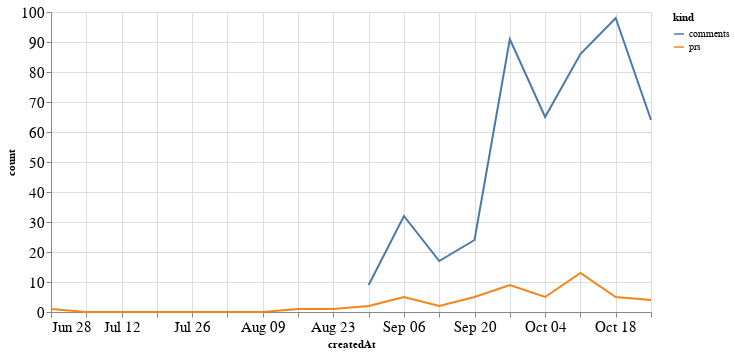

Notebook code for this chart:
### Code cell
alt.Chart(total_time, width=600).mark_line().encode(
    x='createdAt',
    y='count',
    color='kind'
)

### Figure 1 — Vega-Lite specification as saved in the notebook (floating-point values rounded to 4 significant figures)
{"config": {"axisLeft": {"labelFontSize": 15}, "axisBottom": {"labelFontSize": 15}}, "data": {"name": "data-5e89447359ec896c10b063dc82fcf599"}, "mark": "line", "encoding": {"color": {"type": "nominal", "field": "kind"}, "x": {"type": "temporal", "field": "createdAt"}, "y": {"type": "quantitative", "field": "count"}}, "width": 600, "$schema": "https://vega.github.io/schema/vega-lite/v4.8.1.json", "datasets": {"data-5e89447359ec896c10b063dc82fcf599": [{"createdAt": "2020-06-28T00:00:00", "kind": "prs", "count": 1.0}, {"createdAt": "2020-07-05T00:00:00", "kind": "prs", "count": 0.0}, {"createdAt": "2020-07-12T00:00:00", "kind": "prs", "count": 0.0}, {"createdAt": "2020-07-19T00:00:00", "kind": "prs", "count": 0.0}, {"createdAt": "2020-07-26T00:00:00", "kind": "prs", "count": 0.0}, {"createdAt": "2020-08-02T00:00:00", "kind": "prs", "count": 0.0}, {"createdAt": "2020-08-09T00:00:00", "kind": "prs", "count": 0.0}, {"createdAt": "2020-08-16T00:00:00", "kind": "prs", "count": 1.0}, {"createdAt": "2020-08-23T00:00:00", "kind": "prs", "count": 1.0}, {"createdAt": "2020-08-30T00:00:00", "kind": "prs", "count": 2.0}, {"createdAt": "2020-09-06T00:00:00", "kind": "prs", "count": 5.0}, {"createdAt": "2020-09-13T00:00:00", "kind": "prs", "count": 2.0}, {"createdAt": "2020-09-20T00:00:00", "kind": "prs", "count": 5.0}, {"createdAt": "2020-09-27T00:00:00", "kind": "prs", "count": 9.0}, {"createdAt": "2020-10-04T00:00:00", "kind": "prs", "count": 5.0}, {"createdAt": "2020-10-11T00:00:00", "kind": "prs", "count": 13.0}, {"createdAt": "2020-10-18T00:00:00", "kind": "prs", "count": 5.0}, {"createdAt": "2020-10-25T00:00:00", "kind": "prs", "count": 4.0}, {"createdAt": "2020-06-28T00:00:00", "kind": "comments", "count": null}, {"createdAt": "2020-07-05T00:00:00", "kind": "comments", "count": null}, {"createdAt": "2020-07-12T00:00:00", "kind": "comments", "count": null}, {"createdAt": "2020-07-19T00:00:00", "kind": "comments", "count": null}, {"createdAt": "2020-07-26T00:00:00", "kind": "comments", "count": null}, {"createdAt": "2020-08-02T00:00:00", "kind": "comments", "count": null}, {"createdAt": "2020-08-09T00:00:00", "kind": "comments", "count": null}, {"createdAt": "2020-08-16T00:00:00", "kind": "comments", "count": null}, {"createdAt": "2020-08-23T00:00:00", "kind": "comments", "count": null}, {"createdAt": "2020-08-30T00:00:00", "kind": "comments", "count": 9.0}, {"createdAt": "2020-09-06T00:00:00", "kind": "comments", "count": 32.0}, {"createdAt": "2020-09-13T00:00:00", "kind": "comments", "count": 17.0}, {"createdAt": "2020-09-20T00:00:00", "kind": "comments", "count": 24.0}, {"createdAt": "2020-09-27T00:00:00", "kind": "comments", "count": 91.0}, {"createdAt": "2020-10-04T00:00:00", "kind": "comments", "count": 65.0}, {"createdAt": "2020-10-11T00:00:00", "kind": "comments", "count": 86.0}, {"createdAt": "2020-10-18T00:00:00", "kind": "comments", "count": 98.0}, {"createdAt": "2020-10-25T00:00:00", "kind": "comments", "count": 64.0}]}}
